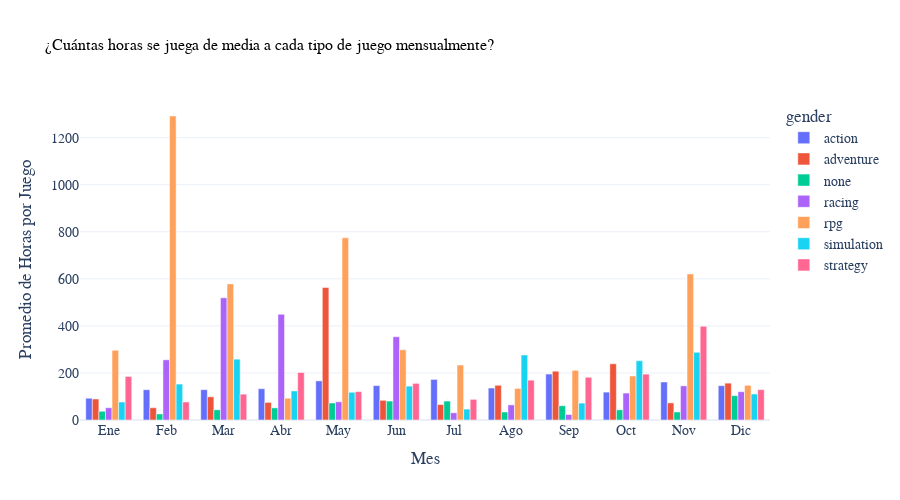

The cell this chart's notebook holds for it:
### Code cell
fig = px.bar(result, 
             x='release_month', 
             y='avg_hours_per_game', 
             color='gender', 
             barmode='group',
             title='¿Cuántas horas se juega de media a cada tipo de juego mensualmente?',
             labels={'release_month': 'Mes', 'avg_hours_per_game': 'Promedio de Horas por Juego'},
             color_continuous_scale='Viridis',
             text='avg_hours_per_game')

fig.update_layout(
    xaxis=dict(tickmode='array', tickvals=list(range(1, 13)), ticktext=['Ene', 'Feb', 'Mar', 'Abr', 'May', 'Jun', 'Jul', 'Ago', 'Sep', 'Oct', 'Nov', 'Dic']),
    title_font=dict(family='verdana', size=16, color='black'),
    font=dict(family='verdana', size=14),
    template='plotly_white',
    height=500,
    width=900
)

fig.show()

### Figure 1 — Plotly figure (JSON) as saved in the notebook; plotly's stock layout.template omitted (floating-point values rounded to 4 significant figures)
{"data": [{"alignmentgroup": "True", "hovertemplate": "gender=action<br>Mes=%{x}<br>Promedio de Horas por Juego=%{text}<extra></extra>", "legendgroup": "action", "marker": {"color": "#636efa", "pattern": {"shape": ""}}, "name": "action", "offsetgroup": "action", "orientation": "v", "showlegend": true, "text": [92.67, 128.7, 128.9, 133.1, 166.4, 146.3, 172.4, 135.9, 195.3, 118.5, 161.6, 145.8], "textposition": "auto", "type": "bar", "x": [1, 2, 3, 4, 5, 6, 7, 8, 9, 10, 11, 12], "xaxis": "x", "y": [92.67, 128.7, 128.9, 133.1, 166.4, 146.3, 172.4, 135.9, 195.3, 118.5, 161.6, 145.8], "yaxis": "y"}, {"alignmentgroup": "True", "hovertemplate": "gender=adventure<br>Mes=%{x}<br>Promedio de Horas por Juego=%{text}<extra></extra>", "legendgroup": "adventure", "marker": {"color": "#EF553B", "pattern": {"shape": ""}}, "name": "adventure", "offsetgroup": "adventure", "orientation": "v", "showlegend": true, "text": [89.26, 52.16, 98.76, 74.86, 563.1, 83.62, 65.73, 147.5, 207.4, 239.1, 72.73, 156.6], "textposition": "auto", "type": "bar", "x": [1, 2, 3, 4, 5, 6, 7, 8, 9, 10, 11, 12], "xaxis": "x", "y": [89.26, 52.16, 98.76, 74.86, 563.1, 83.62, 65.73, 147.5, 207.4, 239.1, 72.73, 156.6], "yaxis": "y"}, {"alignmentgroup": "True", "hovertemplate": "gender=none<br>Mes=%{x}<br>Promedio de Horas por Juego=%{text}<extra></extra>", "legendgroup": "none", "marker": {"color": "#00cc96", "pattern": {"shape": ""}}, "name": "none", "offsetgroup": "none", "orientation": "v", "showlegend": true, "text": [37.15, 25.74, 43.38, 51.48, 72.22, 80.49, 80.56, 34.0, 60.73, 43.3, 34.21, 103.5], "textposition": "auto", "type": "bar", "x": [1, 2, 3, 4, 5, 6, 7, 8, 9, 10, 11, 12], "xaxis": "x", "y": [37.15, 25.74, 43.38, 51.48, 72.22, 80.49, 80.56, 34.0, 60.73, 43.3, 34.21, 103.5], "yaxis": "y"}, {"alignmentgroup": "True", "hovertemplate": "gender=racing<br>Mes=%{x}<br>Promedio de Horas por Juego=%{text}<extra></extra>", "legendgroup": "racing", "marker": {"color": "#ab63fa", "pattern": {"shape": ""}}, "name": "racing", "offsetgroup": "racing", "orientation": "v", "showlegend": true, "text": [52.13, 255.8, 519.4, 449.4, 77.36, 354, 30.73, 64.35, 23.42, 114.5, 145.1, 120.4], "textposition": "auto", "type": "bar", "x": [1, 2, 3, 4, 5, 6, 7, 8, 9, 10, 11, 12], "xaxis": "x", "y": [52.13, 255.8, 519.4, 449.4, 77.36, 354, 30.73, 64.35, 23.42, 114.5, 145.1, 120.4], "yaxis": "y"}, {"alignmentgroup": "True", "hovertemplate": "gender=rpg<br>Mes=%{x}<br>Promedio de Horas por Juego=%{text}<extra></extra>", "legendgroup": "rpg", "marker": {"color": "#FFA15A", "pattern": {"shape": ""}}, "name": "rpg", "offsetgroup": "rpg", "orientation": "v", "showlegend": true, "text": [296.4, 1292.0, 578.6, 92.45, 774.2, 298.7, 233.6, 134.3, 211.0, 187.1, 620.5, 147.2], "textposition": "auto", "type": "bar", "x": [1, 2, 3, 4, 5, 6, 7, 8, 9, 10, 11, 12], "xaxis": "x", "y": [296.4, 1292.0, 578.6, 92.45, 774.2, 298.7, 233.6, 134.3, 211.0, 187.1, 620.5, 147.2], "yaxis": "y"}, {"alignmentgroup": "True", "hovertemplate": "gender=simulation<br>Mes=%{x}<br>Promedio de Horas por Juego=%{text}<extra></extra>", "legendgroup": "simulation", "marker": {"color": "#19d3f3", "pattern": {"shape": ""}}, "name": "simulation", "offsetgroup": "simulation", "orientation": "v", "showlegend": true, "text": [76.5, 152.7, 258.6, 123.5, 117.8, 144, 46.39, 276.4, 71.87, 252.0, 287.8, 110.7], "textposition": "auto", "type": "bar", "x": [1, 2, 3, 4, 5, 6, 7, 8, 9, 10, 11, 12], "xaxis": "x", "y": [76.5, 152.7, 258.6, 123.5, 117.8, 144, 46.39, 276.4, 71.87, 252.0, 287.8, 110.7], "yaxis": "y"}, {"alignmentgroup": "True", "hovertemplate": "gender=strategy<br>Mes=%{x}<br>Promedio de Horas por Juego=%{text}<extra></extra>", "legendgroup": "strategy", "marker": {"color": "#FF6692", "pattern": {"shape": ""}}, "name": "strategy", "offsetgroup": "strategy", "orientation": "v", "showlegend": true, "text": [185.0, 76.76, 109.8, 201.9, 120.6, 155.7, 87.7, 169.3, 181.7, 194.9, 398.4, 129.0], "textposition": "auto", "type": "bar", "x": [1, 2, 3, 4, 5, 6, 7, 8, 9, 10, 11, 12], "xaxis": "x", "y": [185.0, 76.76, 109.8, 201.9, 120.6, 155.7, 87.7, 169.3, 181.7, 194.9, 398.4, 129.0], "yaxis": "y"}], "layout": {"barmode": "group", "font": {"family": "verdana", "size": 14}, "height": 500, "legend": {"title": {"text": "gender"}, "tracegroupgap": 0}, "title": {"font": {"color": "black", "family": "verdana", "size": 16}, "text": "¿Cuántas horas se juega de media a cada tipo de juego mensualmente?"}, "width": 900, "xaxis": {"anchor": "y", "domain": [0, 1], "tickmode": "array", "ticktext": ["Ene", "Feb", "Mar", "Abr", "May", "Jun", "Jul", "Ago", "Sep", "Oct", "Nov", "Dic"], "tickvals": [1, 2, 3, 4, 5, 6, 7, 8, 9, 10, 11, 12], "title": {"text": "Mes"}}, "yaxis": {"anchor": "x", "domain": [0, 1], "title": {"text": "Promedio de Horas por Juego"}}}}
